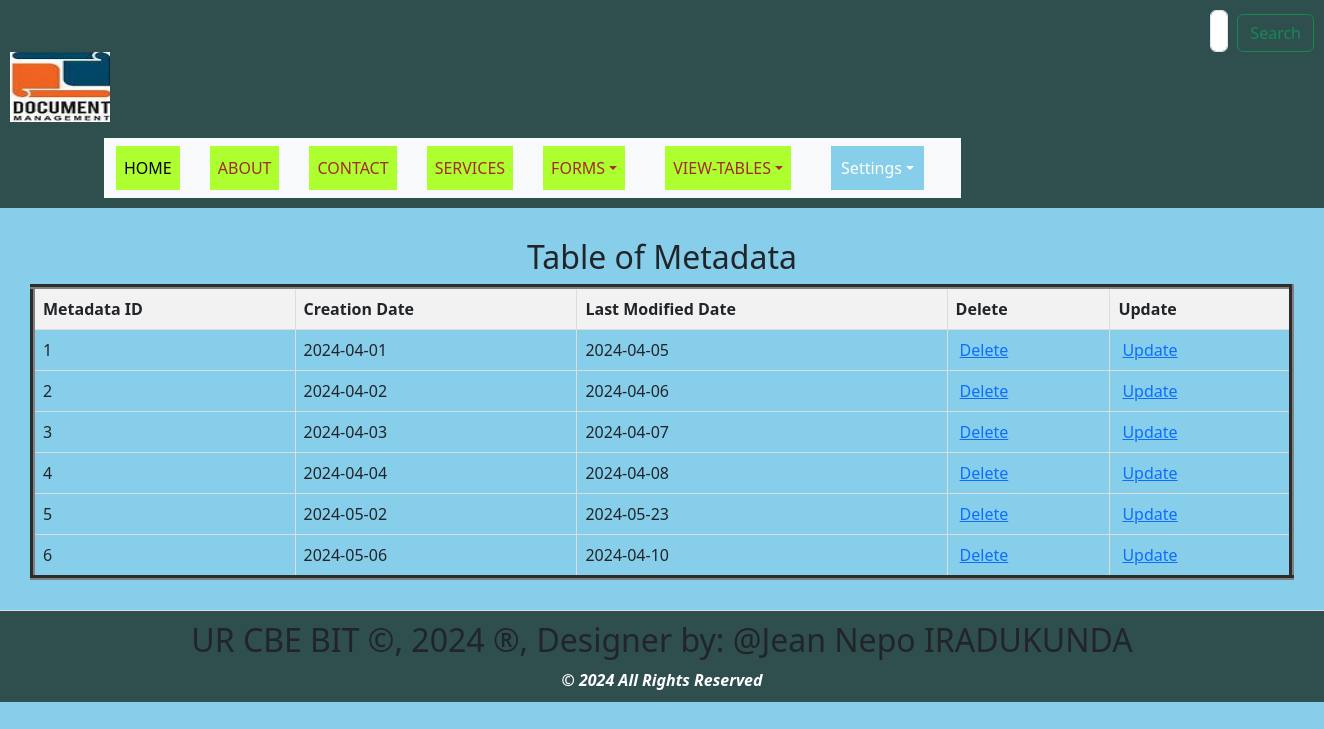
Screenshot of /view_metadata.php with the database file from the repository.
### tables this page shows
CREATE TABLE `metadata` (
  `MetadataID` int(11) NOT NULL,
  `CreationDate` date DEFAULT NULL,
  `LastModifiedDate` date DEFAULT NULL
);

### view_metadata.php (the view, shortened to what this page needs)
<!DOCTYPE html>
<html lang="en">
<head>
  <link rel="stylesheet" type="text/css" href="styles.css" title="style 1" media="screen, tv, projection, handheld, print"/>
<link rel="stylesheet" type="text/css" href="styles.css" title="style 1" media="screen, tv, projection, handheld, print">
    <link href="https://cdn.jsdelivr.net/npm/bootstrap@5.3.3/dist/css/bootstrap.min.css" rel="stylesheet">
</head>
<body style="background-color: skyblue;">
<header>
    <form class="d-flex" role="search" action="search.php" method="GET">
        <input class="form-control me-2" type="search" placeholder="Search" aria-label="Search" name="query">
        <button class="btn btn-outline-success" type="submit">Search</button>
    </form>
    <ul style="list-style-type: none; padding: 0;">
        <li style="display: inline; margin-right: 10px;">
           <a href="home.html">
            <img src="./Images/Logo.jpeg" width="100" height="70" alt="Logo"> </a>
        </li>
    </ul>
    <div class="container">
        <div class="row">
            <div class="col-auto">
                <div class="box">
                    <nav class="navbar navbar-expand-lg bg-body-tertiary">
                        <div class="container-fluid">
                            <div class="collapse navbar-collapse" id="navbarNavDropdown">
                                <ul class="navbar-nav">
                                    <li class="nav-item">
                                        <a class="nav-link active" aria-current="page" href="home.html">HOME</a>
                                    </li>
                                    <li class="nav-item">
                                        <a class="nav-link" href="about.html">ABOUT</a>
                                    </li>
                                    <li class="nav-item">
                                        <a class="nav-link" href="contact.html">CONTACT</a>
                                    </li>
                                    <li class="nav-item">
                                        <a class="nav-link" href="services.html">SERVICES</a>
                                    </li>
                                    <li class="nav-item dropdown">
                                        <a class="nav-link dropdown-toggle" href="#"  data-bs-toggle="dropdown" aria-expanded="false">FORMS</a>
                                    </li>
                                    <li class="nav-item dropdown">
                                        <a class="nav-link dropdown-toggle" href="#" role="button" data-bs-toggle="dropdown" aria-expanded="false">VIEW-TABLES</a>
                                    </li>
                                    <li class="dropdown" style="display: inline; margin-right: 10px;">
                                        <a href="#" class="nav-link dropdown-toggle" style="padding: 10px; color: white; background-color: skyblue; text-decoration: none; margin-right: 15px;">Settings</a>
                                    </li>
                                </ul>
                            </div>
                        </div>
                    </nav>
                </div>
            </div>
        </div>
    </div>
</header>
<section>
<!DOCTYPE html>
<html>
<head>
</head>
<body>
    <center><h2>Table of Metadata</h2></center>
    <table border="5">
        <tr>
            <th>Metadata ID</th>
            <th>Creation Date</th>
            <th>Last Modified Date</th>
            <th>Delete</th>
            <th>Update</th>
        </tr>
        <?php
        include('Database_Connection.php');
        $sql = "SELECT * FROM Metadata";
        $result = $connection->query($sql);
        if ($result->num_rows > 0) {
            while ($row = $result->fetch_assoc()) {
                $metadataId = $row['MetadataID'];
                echo "<tr>
                    <td>" . $row['MetadataID'] . "</td>
                    <td>" . $row['CreationDate'] . "</td>
                    <td>" . $row['LastModifiedDate'] . "</td>
                    <td><a style='padding:4px' href='delete_metadata.php?MetadataID=$metadataId'>Delete</a></td>
                    <td><a style='padding:4px' href='update_metadata.php?MetadataID=$metadataId'>Update</a></td>
                </tr>";
            }
        } else {
            echo "<tr><td colspan='5'>No data found</td></tr>";
        }
        ?>
    </table>
</body>
    </section>
<footer>
 <marquee behavior='alternate'>
<b><h2>UR CBE BIT &copy, 2024 &reg, Designer by: @Jean Nepo IRADUKUNDA</h2></b>
</marquee>
<center><b style="color: white;"><i>&copy 2024 All Rights Reserved</i></b></center>
</footer>
</body>
</html>

### styles.css (style rules this page uses)
body { font-family: Arial, sans-serif; margin: 0; padding: 0; }
header { background-color: darkslategray; padding: 5px; }
nav { display: flex; justify-content: space-between; }
.nav-link { list-style: none; margin: 0; padding: 0; display: inline-block; margin-right: 20px; text-decoration: none; color: black; }
.dropdown { position: relative; display: inline; margin-right: 10px; }
section { padding: 30px; border-bottom: 1px solid #ddd; }
footer { text-align: center; padding: 10px; background-color: darkslategray; }

### view_metadata.php (style rules this page uses)
.nav-link { padding: 10px; color: white; background-color: greenyellow; text-decoration: none; margin-right: 30px; text-align: center; }
.nav-link:link { color: brown; }
button.btn { margin-left: 1px; margin-top: 4px; }
input.form-control { margin-left: 1200px; padding: 8px; }
header { background-color: darkslategray; padding: 10px; }
table { width: 100%; border-collapse: collapse; }
th, td { border: 1px solid #ddd; padding: 8px; text-align: left; }
th { background-color: #f2f2f2; }

### rows the page displays
metadata: MetadataID "1", CreationDate "2024-04-01", LastModifiedDate "2024-04-05"
metadata: MetadataID "2", CreationDate "2024-04-02", LastModifiedDate "2024-04-06"
metadata: MetadataID "3", CreationDate "2024-04-03", LastModifiedDate "2024-04-07"
metadata: MetadataID "4", CreationDate "2024-04-04", LastModifiedDate "2024-04-08"
metadata: MetadataID "5", CreationDate "2024-05-02", LastModifiedDate "2024-05-23"
metadata: MetadataID "6", CreationDate "2024-05-06", LastModifiedDate "2024-04-10"
